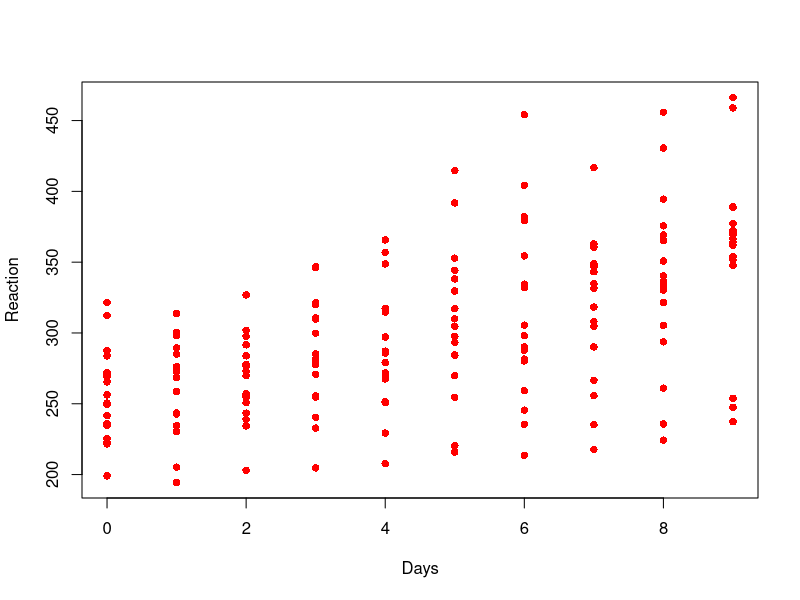

This chart was generated by the following R code: (Note: this script raises an error after producing the figure.)
library(lme4)
data("sleepstudy")

# Plot all data points
plot(Reaction ~ Days, 
     pch=16,
     col='red',
     data=sleepstudy)

# Plot data on subject by subject basis 
xyplot(Reaction ~ Days | Subject,
       type=c('p', 'r', 'g'),
       index = function(x,y) coef(lm(y~x))[2],
       data=sleepstudy)

# Multilevel linear regression analysis
# Looking at effect of days without sleep on reaction time
# where this effect can vary randomly across subjects
M.sleep <- lmer(Reaction ~ Days + (Days | Subject),
                data=sleepstudy)


# Fixed effect linear relationship: 
# Reaction time ~ intercept + slope * Days
# Random variability in intercept only
M <- lmer(Reaction ~ 1 + Days + (1| Subject),
          data = sleepstudy)

# Fixed effect linear relationship: 
# Reaction time ~ intercept + slope * Days
# Random variability in slope only 
M <- lmer(Reaction ~ 1 + Days + (0 + Days| Subject),
          data = sleepstudy)

# Fixed effect linear relationship: 
# Reaction time ~ intercept + slope * Days
# Random variability in both intercept and slope 
M <- lmer(Reaction ~ 1 + Days + (1 + Days| Subject),
          data = sleepstudy)

# Fixed linear relationship: 
# Reaction time ~ intercept
# Random variability in intercept
M <- lmer(Reaction ~ 1 + (1 + Days| Subject),
          data = sleepstudy)
